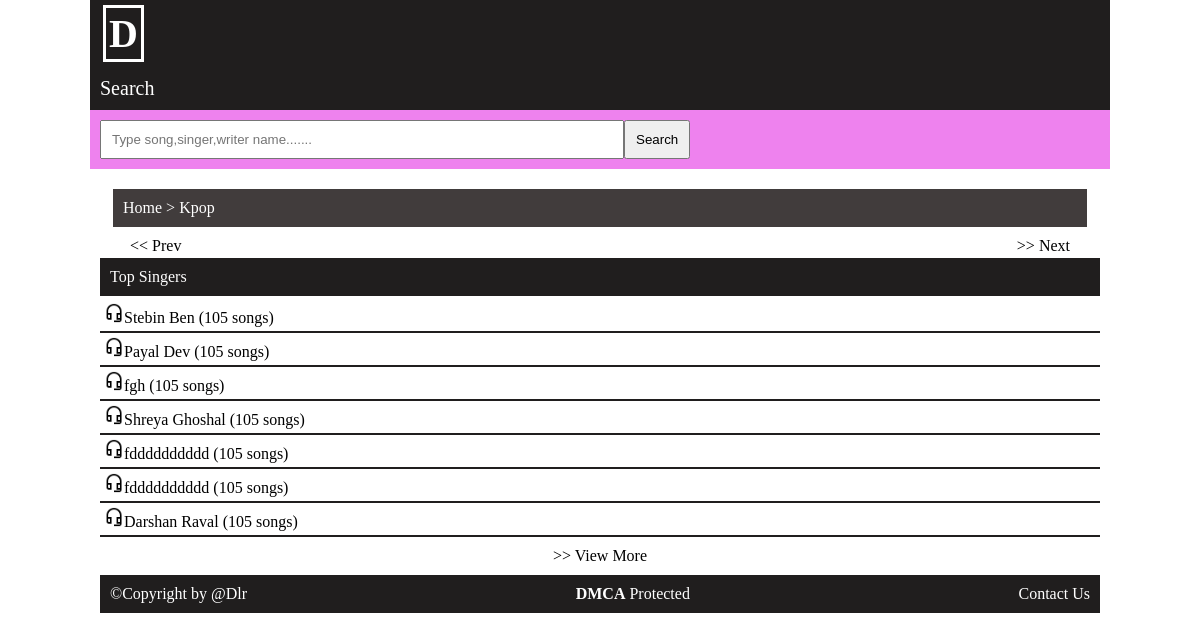
The page /tag/kpop on the database its author committed.
### home/models.py (models this page shows, shortened)
class Singer(models.Model):
    Name=models.CharField(max_length=50)
    class Meta:
        ordering = ['-pk']

### home/views.py (the view)
# urls.py: path("tag/<slug>",views.label, name="label"),
def label(request,slug):
    post=Genere.objects.filter(Slug=slug)[0]
    p=Song.objects.filter(Genere__Slug=slug)[:4]
    context={
        'labex':f"<a href='/'>Home</a> > <a href='/tag/{ slug }'>{post.CategeryName}</a>",
        'label':post.CategeryName,
        'posts':p,
        'sing':find(7, Singer),
    }
    return render(request,'label.html',context)

### home/views.py (called while the page is built)
def find(num,argsss):
    result=argsss.objects.all()[:int(num)]
    return result

### templates/label.html (shortened to what this page needs)
{% extends 'base.html' %}
{% block content_writing %}
{% if postlength == 0 %}
<div class="content-writing">
    <div class="content">
    <p class="breadcumbs">
    {{labex | safe}}
    </p></div>
<div class="short">
                    <p style="font: size 20px;">There is No Posts for <b>{{label}}</b></p><br>
                        <ul style="padding-left:20px ;"><b>Suggestions:</b>
                        <li>Make sure that all words are spelled correctly.</li>
                        <li>Try different keywords.</li>
                        <li>Try more general keywords.</li>
                        <li>Try fewer keywords</li>
                        </ul>
                </div>
</div>
{% else %}
<div class="content-writing">
            <div class="content">
                <p class="breadcumbs">
                    {{labex | safe}}
                </p>
            </div>
            <div class="cards">
                <div class="next">
                    <a href="/all/{{label}}"> << Prev</a><a href="/all/{{label}}"> >> Next</a>
                </div>
            </div>
{% endif %}
{% endblock content_writing %}

### templates/base.html (shortened to what this page needs)
<!DOCTYPE html>
<html lang="en">
<head>
    {% load static %}
    <link rel="stylesheet" href="{% static 'css/style.css' %}">
</head>
<body>
    <div class="container">
        <div class="logo">
            <a href="/"><b>D</b>{{setup.Site_Name}}</a>
        </div>
        <div class="search-content">
            <p>Search</p>
            <form action="/search" method="get">
                <input type="text" placeholder="Type song,singer,writer name......." name="q"
                    required><button>Search</button>
            </form>
        </div>
        {% block content_writing %}
        {% endblock content_writing %}
        <div class="singers">
                <p>Top Singers</p>
            <ul class="singers-list">
            {% for singers in sing %}
                <li><a href="/singer/{{singers.Name}}"><img src="{% static 'images/outline_headset_mic_black_24dp.png' %}" alt="{{singers.Name}}">{{singers.Name}}</a> (105 songs)
                </li>
            {% endfor %}
            </ul>
            <div class="view">
                <a href="/all/singers"> >> View More</a>
            </div>
        </div>
        <div class="footer">
            <div class="left">
                <p class="web-cradit">
                    &copy;Copyright by @Dlr
                </p>
            </div>
            <div class="center">
                <p><b>DMCA</b> Protected</p>
            </div>
            <div class="right">
                <a href="/contact">Contact Us</a>
            </div>
        </div>
    </div>
</body>
</html>

### static/css/style.css (style rules this page uses)
* { padding:0; margin: 0; }
:root { --skin-color:rgb(32, 30, 30); --join-color:rgb(255, 0, 0); --text-color:#ffffff; --main-text-padding:10px; --menu-color:red; --header-font-size:20px; }
body { background: #ffffff; font-family: 'Baloo Bhai 2', cursive; }
.container { margin:0 90px; }
.content-writing { padding: 10px; }
.logo { background:var(--skin-color); }
.logo { padding: var(--main-text-padding); }
.logo a { text-decoration: none; color: var(--text-color); padding: 3px; font-size: 40px; }
.logo b { color: var(--text-color); padding: 3px; font-size: 40px; border: solid 3px var(--text-color); }
.search-content { background-color: violet; }
.search-content p { font-size: var(--header-font-size); color: var(--text-color); padding: var(--main-text-padding); background-color: var(--skin-color); }
.search-content form { padding: var(--main-text-padding); }
.search-content form input { padding:var(--main-text-padding); width: 50%; }
.breadcumbs a { text-decoration: none; color: var(--text-color); }
.next { display: flex; justify-content: space-between; padding-left:30px; padding-right:30px; }
.next a { color:black; }
.content { margin: 10PX; }
.search-content button { cursor: pointer; padding: var(--main-text-padding); }
.cards a { text-decoration: none; }
.footer { background-attachment: fixed; background-color: var(--skin-color); display: flex; justify-content: space-between; padding: 10px; color: var(--text-color); }
.footer a { text-decoration: none; color: var(--text-color); }
.singers { width: 100%; }
.singers-list { display: grid; }
.singers ul li { list-style: none; padding: 4px; border-bottom:2px solid var(--skin-color); }
.singers ul img { width: 20px; height: 20px; }
.singers ul li a { text-decoration: none; color: black; padding-bottom:4px; }
.singers p { color: var(--text-color); background-color: var(--skin-color); padding: var(--main-text-padding); margin: 3px 0; }
.view { text-align: center; padding: 10px; }
.view a { text-decoration: none; color: black; }
.breadcumbs { background-color: rgb(65, 60, 60); padding: 10px; margin: 3px; color: white; }

### rows shown on the page
Singer: Name "Stebin Ben"
Singer: Name "Payal Dev"
Singer: Name "fgh"
Singer: Name "Shreya Ghoshal"
Singer: Name "fdddddddddd"
Singer: Name "fdddddddddd"
Singer: Name "Darshan Raval"

### other values the page prints
{{ labex | safe }} "Home > Kpop"
